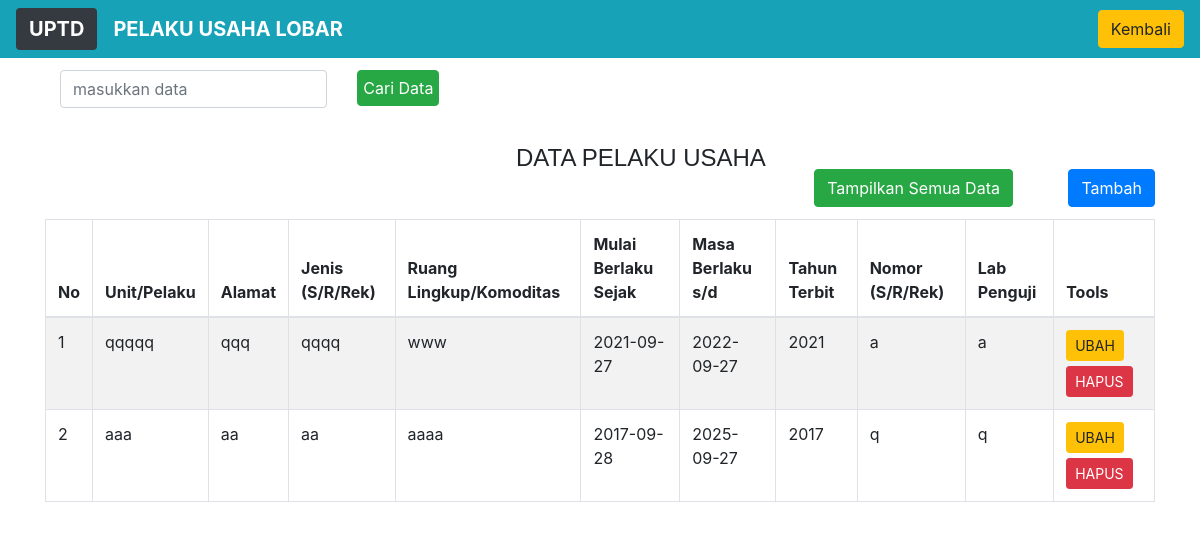
The app's page /tampillobar.php with its own data.
### tables this page shows
CREATE TABLE `pu` (
  `nomor` int(50) NOT NULL,
  `unit` varchar(50) NOT NULL,
  `alamat` text NOT NULL,
  `jenis` varchar(50) NOT NULL,
  `rlk` varchar(50) NOT NULL,
  `mulai` date NOT NULL,
  `sampai` date NOT NULL,
  `tahun` int(20) NOT NULL,
  `rek` varchar(50) NOT NULL,
  `lab` varchar(50) NOT NULL
);

### functions.php (called while the page is built, shortened)
<?php
include "koneksi.php";
 function query($query){
    global $koneksi;
     $result = mysqli_query($koneksi, $query);
     $rows = [] ;
     while  ( $row = mysqli_fetch_assoc($result)){
         $rows [] = $row;
     }
     return $rows;
 }
 ?>

### tampillobar.php (the view, shortened to what this page needs)
<?php
require 'functions.php';
$tampil = query("SELECT * FROM pu");
?>
<!DOCTYPE html>
<html>
<head>
    <link rel="stylesheet" type="text/css" href="css/tampil.css">
	<link rel="stylesheet" href="css/bootstrap.css">
	<link rel="stylesheet" href="css/bootstrap.min.css">
</head>
<body style ="background-image: url(css/q.png)">
<nav class="navbar navbar-expand-lg navbar-dark bg-info">
  <a class="navbar-brand btn bg-dark" href="#"><b>UPTD</b></a>
  <a class="navbar-brand" href="#"><b>PELAKU USAHA LOBAR</b></a>
  <div class="collapse navbar-collapse" id="navbarNav">
    <ul class="navbar-nav ml-auto">
	<li class="nav-item">
        <a class=" btn btn-warning " href="home.php">Kembali</a>
      </li>
    </ul>
  </div>
</nav>
<div class="container">
<div class="table-responsive">
	<table class="table table-bordered table-striped table-hover">
	<a  class="button btn btn-primary" href="tambahlobar.php">Tambah</a>
<a  class="button btn btn-success" href="tampillobar.php">Tampilkan Semua Data</a>
	<h4>DATA PELAKU USAHA</h4>
	<form  action="" method ="POST">
	<div style="margin-top:12px" class="row">
	<div  class="col-sm-5">
<input class ="form-control" type="text" name="keyword" autofocous placeholder="masukkan data" autocomplete="off">
</div>
      <div class="col-sm-2">
			<button class="btn btn-success " type="submit" name="cari" style="padding : 5px">Cari Data</button>
			</div>
          </div>
	</form>
		<thead>
			<tr>
				<th >No</th>
				<th >Unit/Pelaku</th>
                <th >Alamat</th>
				<th >Jenis (S/R/Rek) </th>
				<th >Ruang Lingkup/Komoditas</th>
				<th >Mulai Berlaku Sejak</th>
				<th >Masa Berlaku s/d</th>
				<th >Tahun Terbit</th>
				<th>Nomor (S/R/Rek)</th>
				<th>Lab Penguji</th>
				<th>Tools</th>
			</tr>
		</thead>
		<?php $i = 1; ?>
<?php foreach ($tampil as $row) : ?>
			<tr>
			<td><?= $i ?></td>
				<td><?php echo $row['unit']; ?></td>
				<td><?php echo $row['alamat']; ?></td>
				<td><?php echo $row['jenis']; ?></td>
				<td><?php echo $row['rlk']; ?></td>
				<td><?php echo $row['mulai']; ?></td>
				<td><?php echo $row['sampai']; ?></td>
				<td><?php echo $row['tahun']; ?></td>
				<td><?php echo $row['rek']; ?></td>
				<td><?php echo $row['lab']; ?></td>
				<td>
					<a href="editlobar.php?nomor=<?php echo $row['nomor'];?>" type="button" class="btn btn-warning btn-sm" style= "margin-bottom:5px"  >UBAH</a>
					<a href="hapuslobar.php?nomor=<?php echo $row['nomor'];?>" type="button" class="btn btn-danger btn-sm">HAPUS</a>
				</td>
			</tr>
			<?php $i++ ;?>
<?php endforeach; ?>
	</table>
	</div>
</div>
</body>
</html>

### css/tampil.css (style rules this page uses)
body { background-image: url(q.png); background-position: center; background-size: cover; height: 100vh; }
h4 { font-family:Impact, Haettenschweiler, 'Arial Narrow Bold', sans-serif; position: absolute; font-size: medium; top: 18%; left: 43%; transform: translate(-50%,-50); }
.container { background: #fff; }
table { margin-top: 10%; }
.button { margin-left: 5%; float: right; margin-top: 10%; margin-bottom:1% ; }

### records on screen
pu: unit "qqqqq", alamat "qqq", jenis "qqqq", rlk "www", mulai "2021-09-27", sampai "2022-09-27", tahun "2021", rek "a", lab "a"
pu: unit "aaa", alamat "aa", jenis "aa", rlk "aaaa", mulai "2017-09-28", sampai "2025-09-27", tahun "2017", rek "q", lab "q"
